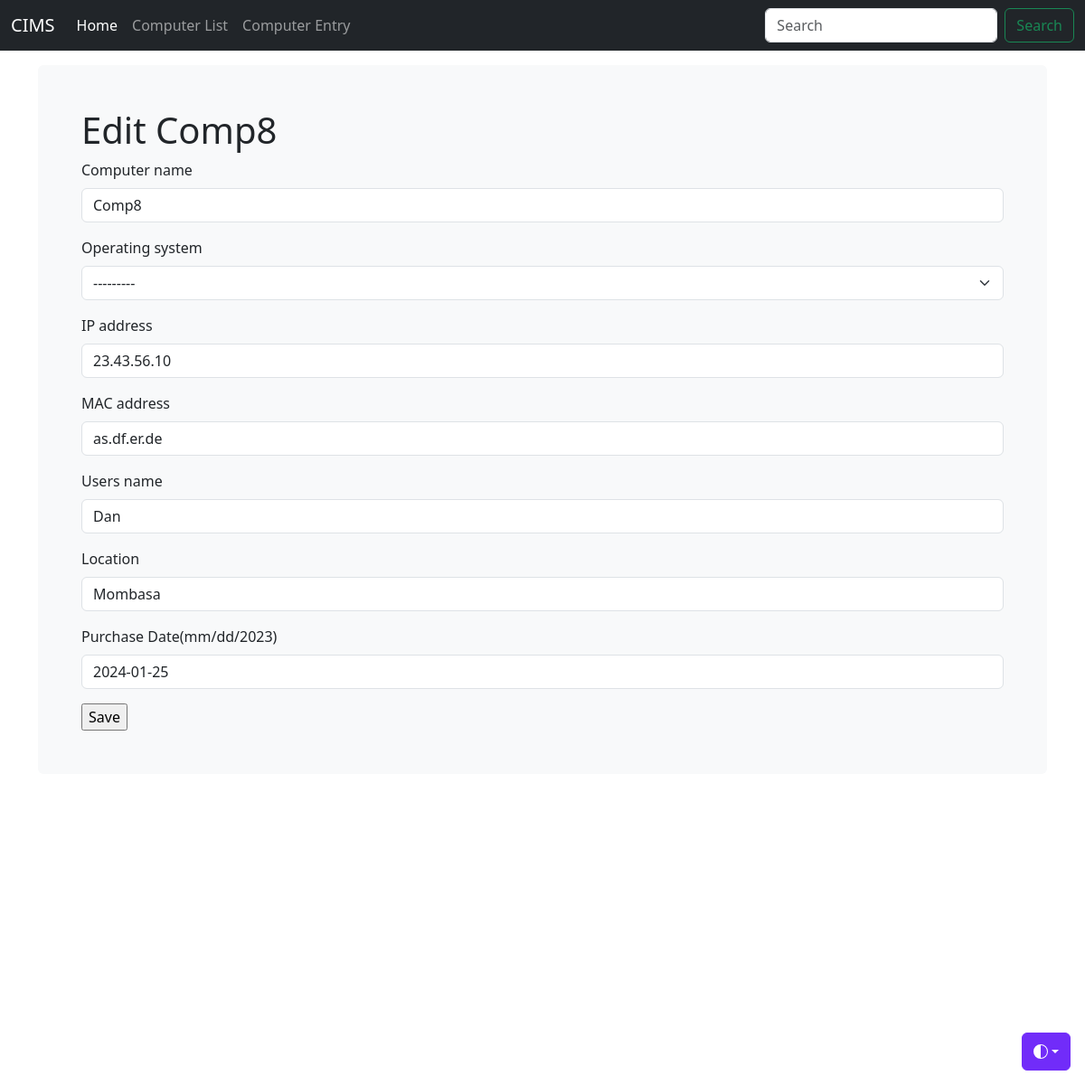
Screenshot of /computer_list/2/ with the database file from the repository.
### inventoryapp/models.py (models this page shows)
class Computer(models.Model):
    computer_name = models.CharField(max_length=30, blank=True)
    IP_address = models.CharField(max_length=30, blank=True)
    MAC_address = models.CharField(max_length=30, blank=True)
    os_choice = (
            ('Windows 11', 'Windows 11'),
            ('Windows 10', 'Windows 10'),
            ('Windows 8', 'Windows 8'),
            ('Linux', 'Linux'),
        )
    operating_system = models.CharField(max_length=30, blank=True, null=True, choices=os_choice)
    users_name = models.CharField(max_length=30, blank=True)
    location = models.CharField(max_length=30, blank=True)
    purchase_date=models.DateField("Purchase Date(mm/dd/2023)",auto_now_add=False, auto_now=False, blank=True, null=True)
    timestamp=models.DateField(auto_now_add=True, auto_now=False, blank=True)

### inventoryapp/views.py (the view)
# urls.py: re_path(r'^computer_list/(?P<id>\d+)/$', computer_edit, name='computer_edit'),
def computer_edit(request, id=None):
    instance = get_object_or_404(Computer, id=id)
    form = ComputerForm(request.POST or None, instance=instance)
    if form.is_valid():
        instance = form.save(commit=False)
        instance.save()
        return redirect('/computer_list')
    context = {
        "title": 'Edit ' + str(instance.computer_name),
        "instance": instance,
        "form": form,
    }
    return render(request, "computer_entry.html", context)

### inventoryapp/forms.py (shortened to what this page needs)
class ComputerForm(forms.ModelForm):
    class Meta:
        model = Computer
        fields = ['computer_name', 'operating_system','IP_address', 'MAC_address', 'users_name', 'location', 'purchase_date']

### inventoryapp/templates/computer_entry.html (shortened to what this page needs)
{% load static %} {% load django_bootstrap5 %}
<!DOCTYPE html>
<html lang="en" data-bs-theme="auto">
  <head>
    <link
      rel="stylesheet"
      href="https://cdn.jsdelivr.net/npm/@docsearch/css@3"
    />
    <link
      href="{% static 'css/bootstrap.min.css' %}"
      rel="stylesheet"
    />
    <link
      href="{% static 'js/jquery-ui-1.13.2/jquery-ui.min.css' %}"
      rel="stylesheet"
    />
    <link
      href="{% static 'js/jquery-ui-1.13.2/jquery-ui.structure.min.css' %}"
      rel="stylesheet"
    />
    <link
      href="{% static 'js/jquery-ui-1.13.2/jquery-ui.theme.min.css' %}"
      rel="stylesheet"
    />
    <link href="{% static 'css/stylesheet.css' %}" rel="stylesheet" />
    <link href="{% static 'css/navbar-fixed.css' %}" rel="stylesheet" />
  </head>
  <body>
    <div
      class="dropdown position-fixed bottom-0 end-0 mb-3 me-3 bd-mode-toggle"
    >
      <button
        class="btn btn-bd-primary py-2 dropdown-toggle d-flex align-items-center"
        id="bd-theme"
        type="button"
        aria-expanded="false"
        data-bs-toggle="dropdown"
        aria-label="Toggle theme (auto)"
      >
        <svg class="bi my-1 theme-icon-active" width="1em" height="1em">
          <use href="#circle-half"></use>
        </svg>
      </button>
    </div>
    {% include 'navbar.html' %}
    <main class="container">
      <div class="bg-body-tertiary p-5 rounded">
        <h1>{{ title }}</h1>
        <form method="post" action="">
          {% csrf_token %} {% for field in form %} {% bootstrap_field field %}
          {% endfor %}
          <input type="submit" value="Save" />
        </form>
      </div>
    </main>
  </body>
</html>

### inventoryapp/static/css/navbar-fixed.css (style rules this page uses)
body { min-height: 75rem; padding-top: 4.5rem; }

### inventoryapp/templates/computer_entry.html (style rules this page uses)
.bi { vertical-align: -0.125em; fill: currentColor; }
.btn-bd-primary { --bd-violet-bg: #712cf9; --bd-violet-rgb: 112.520718, 44.062154, 249.437846; --bs-btn-font-weight: 600; --bs-btn-color: var(--bs-white); --bs-btn-bg: var(--bd-violet-bg); --bs-btn-border-color: var(--bd-violet-bg); --bs-btn-hover-color: var(--bs-white); --bs-btn-hover-bg: #6528e0; --bs-btn-hover-border-color: #6528e0; --bs-btn-focus-shadow-rgb: var(--bd-violet-rgb); --bs-btn-active-color: var(--bs-btn-hover-color); --bs-btn-active-bg: #5a23c8; --bs-btn-active-border-color: #5a23c8; }
.bd-mode-toggle { z-index: 1500; }

### rows the page displays
Computer: computer_name "Comp8" "---------" "23.43.56.10" "as.df.er.de" "Dan" "Mombasa" "2024-01-25"

### other values shown
{{ title }} "Edit Comp8"
